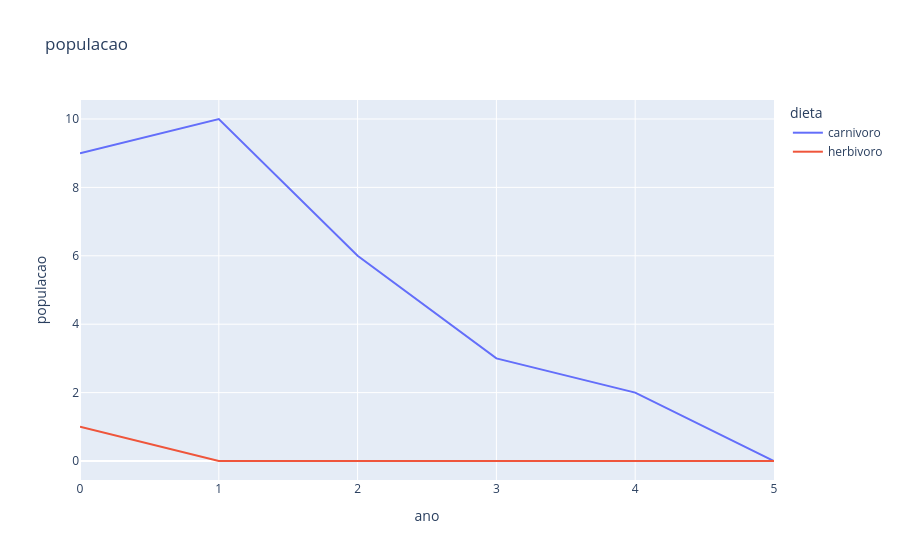

Notebook code for this chart:
### Code cell
def populacao_ano(df):


    nascimento_ano = df.groupby(["data_nascimento","dieta"]).agg(nascimentos=("dieta","count")).reset_index()
    morte_ano = df.groupby(["data_morte","dieta"]).agg(mortes=("dieta","count")).reset_index()
    df_censo = pd.merge(nascimento_ano,morte_ano,how="outer",left_on=["data_nascimento","dieta"],right_on=["data_morte","dieta"])

    df_censo = df_censo.rename(columns={"data_nascimento":"ano"})
    df_censo.loc[df_censo["ano"].isna(),"ano"] = df_censo.loc[df_censo["ano"].isna(),"data_morte"] 

    df_censo.drop(columns=["data_morte"],inplace=True)

    start_year = int(df_censo['ano'].min())
    end_year = int(df_censo['ano'].max())

    all_years = range(start_year, end_year + 1)
    all_categories = df_censo['dieta'].unique()

    new_index = pd.MultiIndex.from_product(
        [all_categories, all_years], 
        names=['dieta', 'ano']
    )

    df_censo = (
        df_censo.set_index(['dieta', 'ano'])
        .reindex(new_index)
        .reset_index()
    )
    df_censo = df_censo.fillna(0,inplace=False)

    ordem_das_colunas = ["ano","dieta","nascimentos","mortes"]
    df_censo = df_censo[ordem_das_colunas]
    df_censo = df_censo.sort_values(by="ano")
    df_censo["natalidade"] = df_censo["nascimentos"] - df_censo["mortes"]

    df_censo["populacao"] = df_censo.groupby(["dieta"])["natalidade"].transform("cumsum")

    fig = px.line(
        df_censo,
        x="ano",
        y="populacao",
        color= "dieta",
        title="populacao"
    )

    fig.show()

    return df_censo


    


populacao_ano(df)

### Figure 1 — Plotly figure (JSON) as saved in the notebook; plotly's stock layout.template omitted (floating-point values rounded to 4 significant figures)
{"data": [{"hovertemplate": "dieta=carnivoro<br>ano=%{x}<br>populacao=%{y}<extra></extra>", "legendgroup": "carnivoro", "line": {"color": "#636efa", "dash": "solid"}, "marker": {"symbol": "circle"}, "mode": "lines", "name": "carnivoro", "orientation": "v", "showlegend": true, "type": "scatter", "x": [0, 1, 2, 3, 4, 5], "xaxis": "x", "y": [9.0, 10.0, 6.0, 3.0, 2.0, 0.0], "yaxis": "y"}, {"hovertemplate": "dieta=herbivoro<br>ano=%{x}<br>populacao=%{y}<extra></extra>", "legendgroup": "herbivoro", "line": {"color": "#EF553B", "dash": "solid"}, "marker": {"symbol": "circle"}, "mode": "lines", "name": "herbivoro", "orientation": "v", "showlegend": true, "type": "scatter", "x": [0, 1, 2, 3, 4, 5], "xaxis": "x", "y": [1.0, 0.0, 0.0, 0.0, 0.0, 0.0], "yaxis": "y"}], "layout": {"legend": {"title": {"text": "dieta"}, "tracegroupgap": 0}, "title": {"text": "populacao"}, "xaxis": {"anchor": "y", "domain": [0, 1], "title": {"text": "ano"}}, "yaxis": {"anchor": "x", "domain": [0, 1], "title": {"text": "populacao"}}}}
